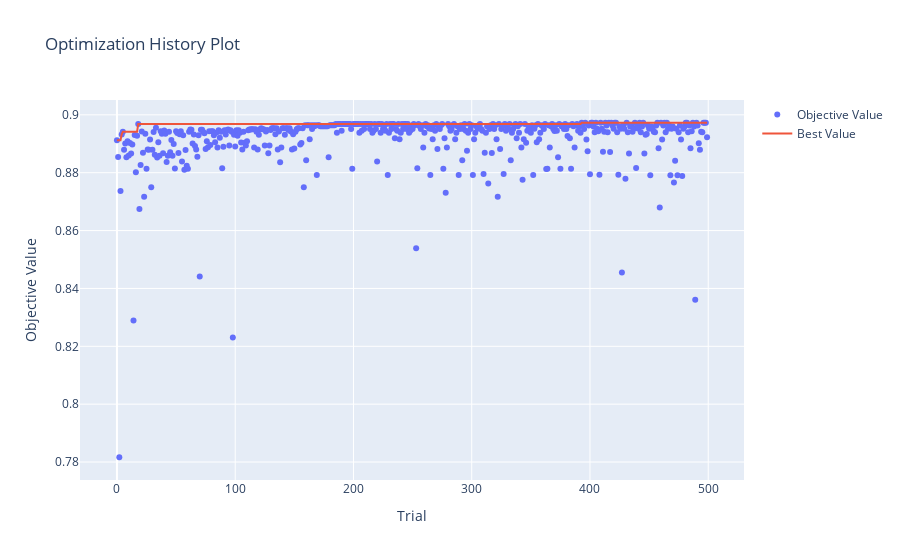

The notebook cell this image was saved under:
### Code cell
# Graficar el historial de optimización

vis.plot_optimization_history(study).show()

### Figure 1 — Plotly figure (JSON) as saved in the notebook; plotly's stock layout.template omitted (floating-point values rounded to 4 significant figures; data arrays with more than 128 entries replaced by an {"elided": "..."} marker saying what was removed)
{"data": [{"mode": "markers", "name": "Objective Value", "type": "scatter", "x": {"elided": "500 int values"}, "y": {"elided": "500 float values"}}, {"mode": "lines", "name": "Best Value", "type": "scatter", "x": {"elided": "500 int values"}, "y": {"elided": "500 float values"}}, {"marker": {"color": "#cccccc"}, "mode": "markers", "name": "Infeasible Trial", "showlegend": false, "type": "scatter", "x": [], "y": []}], "layout": {"title": {"text": "Optimization History Plot"}, "xaxis": {"title": {"text": "Trial"}}, "yaxis": {"title": {"text": "Objective Value"}}}}
